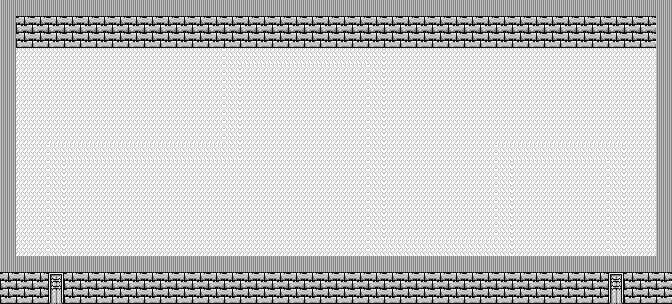

Rendered tile map (Tiled .tmx) drawn with the repository's tilesets; below, a short description and the map source with its tile grids summarised:
An orthogonal 42x19 tile map with 16x16 px tiles, 4 tile layers (Tile Layer 1, Tile Layer 2, Tile Layer 3, Tile Layer 4), 2 tilesets and 30 objects (27x Event, 2x Target, Chest).

<map version="1.0" orientation="orthogonal" renderorder="right-down" width="42" height="19" tilewidth="16" tileheight="16" nextobjectid="127">
 <properties>
  <property name="bgm" value="tower" />
  <property name="encounter" value="encounterset_level06_danger00" />
  <property name="name" value="Floor 6 Reverse" />
 </properties>
 <tileset firstgid="1" source="../tilesets/lower.tsx" />
 <tileset firstgid="176" source="../tilesets/upper.tsx" />
 <layer name="Tile Layer 1" width="42" height="19">
  <properties>
   <property name="z" value="0" />
  </properties>
  <data>[798 cells, 798 non-empty, 5 distinct tile ids]</data>
 </layer>
 <layer name="Tile Layer 2" width="42" height="19">
  <properties>
   <property name="z" value=".5" />
  </properties>
  <data>[798 cells, 0 non-empty, 0 distinct tile ids]</data>
 </layer>
 <objectgroup name="Object Layer 1">
  <object id="90" name="target_b" type="Target" x="608" y="256" width="16" height="32" />
  <object id="91" name="mem_tele" type="Event" x="608" y="272" width="16" height="16">
   <properties>
    <property name="onCollide" value="memTele('tower/reverse_transition.tmx', 'tower/reverse_f07.tmx', 'ENTRANCE', 'B')" />
   </properties>
  </object>
  <object id="92" name="mem_tele" type="Event" x="48" y="272" width="16" height="16">
   <properties>
    <property name="onCollide" value="memTele('tower/reverse_transition.tmx', 'tower/reverse_f05.tmx', 'ENTRANCE', 'A')" />
   </properties>
  </object>
  <object id="93" name="target_a" type="Target" x="48" y="256" width="16" height="16" />
  <object id="99" name="block" type="Event" x="576" y="176" width="16" height="80">
   <properties>
    <property name="passable" value="IMPASSABLE" />
   </properties>
  </object>
  <object id="100" name="block" type="Event" x="640" y="128" width="16" height="128">
   <properties>
    <property name="passable" value="IMPASSABLE" />
   </properties>
  </object>
  <object id="101" name="block" type="Event" x="576" y="112" width="80" height="16">
   <properties>
    <property name="passable" value="IMPASSABLE" />
   </properties>
  </object>
  <object id="102" name="block" type="Event" x="528" y="176" width="16" height="80">
   <properties>
    <property name="passable" value="IMPASSABLE" />
   </properties>
  </object>
  <object id="103" name="block" type="Event" x="464" y="144" width="16" height="80">
   <properties>
    <property name="passable" value="IMPASSABLE" />
   </properties>
  </object>
  <object id="104" name="block" type="Event" x="256" y="80" width="80" height="16">
   <properties>
    <property name="passable" value="IMPASSABLE" />
   </properties>
  </object>
  <object id="105" name="block" type="Event" x="256" y="96" width="16" height="96">
   <properties>
    <property name="passable" value="IMPASSABLE" />
   </properties>
  </object>
  <object id="106" name="block" type="Event" x="160" y="176" width="80" height="16">
   <properties>
    <property name="passable" value="IMPASSABLE" />
   </properties>
  </object>
  <object id="107" name="block" type="Event" x="336" y="144" width="16" height="80">
   <properties>
    <property name="passable" value="IMPASSABLE" />
   </properties>
  </object>
  <object id="108" name="block" type="Event" x="272" y="176" width="64" height="16">
   <properties>
    <property name="passable" value="IMPASSABLE" />
   </properties>
  </object>
  <object id="109" name="block" type="Event" x="160" y="208" width="176" height="16">
   <properties>
    <property name="passable" value="IMPASSABLE" />
   </properties>
  </object>
  <object id="110" name="block" type="Event" x="144" y="176" width="16" height="80">
   <properties>
    <property name="passable" value="IMPASSABLE" />
   </properties>
  </object>
  <object id="111" name="block" type="Event" x="80" y="176" width="16" height="80">
   <properties>
    <property name="passable" value="IMPASSABLE" />
   </properties>
  </object>
  <object id="112" name="block" type="Event" x="32" y="160" width="16" height="96">
   <properties>
    <property name="passable" value="IMPASSABLE" />
   </properties>
  </object>
  <object id="113" name="block" type="Event" x="16" y="112" width="64" height="16">
   <properties>
    <property name="passable" value="IMPASSABLE" />
   </properties>
  </object>
  <object id="114" name="block" type="Event" x="112" y="80" width="96" height="16">
   <properties>
    <property name="passable" value="IMPASSABLE" />
   </properties>
  </object>
  <object id="115" name="block" type="Event" x="112" y="112" width="96" height="16">
   <properties>
    <property name="passable" value="IMPASSABLE" />
   </properties>
  </object>
  <object id="116" name="block" type="Event" x="96" y="48" width="16" height="80">
   <properties>
    <property name="passable" value="IMPASSABLE" />
   </properties>
  </object>
  <object id="117" name="block" type="Event" x="400" y="144" width="16" height="80">
   <properties>
    <property name="passable" value="IMPASSABLE" />
   </properties>
  </object>
  <object id="118" name="block" type="Event" x="432" y="144" width="16" height="80">
   <properties>
    <property name="passable" value="IMPASSABLE" />
   </properties>
  </object>
  <object id="119" name="block" type="Event" x="400" y="128" width="80" height="16">
   <properties>
    <property name="passable" value="IMPASSABLE" />
   </properties>
  </object>
  <object id="120" name="block" type="Event" x="400" y="48" width="16" height="80">
   <properties>
    <property name="passable" value="IMPASSABLE" />
   </properties>
  </object>
  <object id="121" name="block" type="Event" x="416" y="80" width="224" height="16">
   <properties>
    <property name="passable" value="IMPASSABLE" />
   </properties>
  </object>
  <object id="122" name="block" type="Event" x="112" y="176" width="16" height="80">
   <properties>
    <property name="passable" value="IMPASSABLE" />
   </properties>
  </object>
  <object id="125" name="block" type="Event" x="64" y="64" width="16" height="48">
   <properties>
    <property name="passable" value="IMPASSABLE" />
   </properties>
  </object>
  <object id="126" name="chest" type="Chest" x="176" y="224" width="16" height="16">
   <properties>
    <property name="item" value="shield_thunder" />
   </properties>
  </object>
 </objectgroup>
 <layer name="Tile Layer 3" width="42" height="19">
  <properties>
   <property name="z" value="1.5" />
  </properties>
  <data>[798 cells, 6 non-empty, 3 distinct tile ids]</data>
 </layer>
 <layer name="Tile Layer 4" width="42" height="19">
  <properties>
   <property name="z" value="2.0" />
  </properties>
  <data>[798 cells, 4 non-empty, 2 distinct tile ids]</data>
 </layer>
</map>
